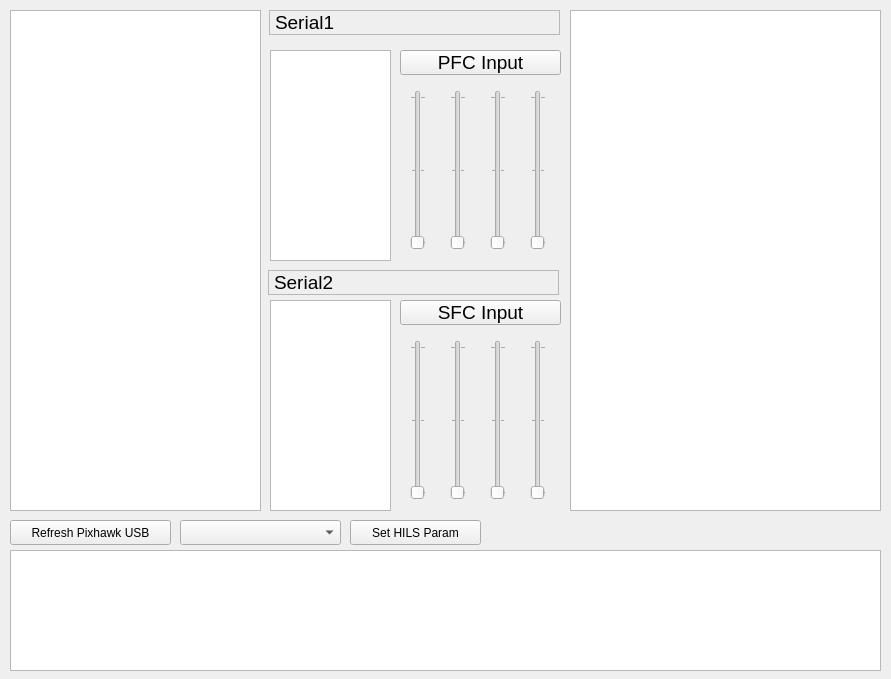
<?xml version="1.0" encoding="UTF-8"?>
<ui version="4.0">
 <class>Form</class>
 <widget class="QWidget" name="Form">
  <property name="geometry">
   <rect>
    <x>0</x>
    <y>0</y>
    <width>891</width>
    <height>679</height>
   </rect>
  </property>
  <property name="windowTitle">
   <string>FlightGear Bridge</string>
  </property>
  <widget class="QPushButton" name="pushButton_1">
   <property name="geometry">
    <rect>
     <x>10</x>
     <y>520</y>
     <width>161</width>
     <height>25</height>
    </rect>
   </property>
   <property name="text">
    <string>Refresh Pixhawk USB</string>
   </property>
  </widget>
  <widget class="QSlider" name="verticalSlider_1">
   <property name="geometry">
    <rect>
     <x>410</x>
     <y>90</y>
     <width>16</width>
     <height>160</height>
    </rect>
   </property>
   <property name="minimum">
    <number>1000</number>
   </property>
   <property name="maximum">
    <number>2000</number>
   </property>
   <property name="singleStep">
    <number>1</number>
   </property>
   <property name="pageStep">
    <number>10</number>
   </property>
   <property name="sliderPosition">
    <number>1000</number>
   </property>
   <property name="orientation">
    <enum>Qt::Vertical</enum>
   </property>
   <property name="invertedControls">
    <bool>false</bool>
   </property>
   <property name="tickPosition">
    <enum>QSlider::TicksBothSides</enum>
   </property>
   <property name="tickInterval">
    <number>500</number>
   </property>
  </widget>
  <widget class="QSlider" name="verticalSlider_2">
   <property name="geometry">
    <rect>
     <x>450</x>
     <y>90</y>
     <width>16</width>
     <height>160</height>
    </rect>
   </property>
   <property name="minimum">
    <number>1000</number>
   </property>
   <property name="maximum">
    <number>2000</number>
   </property>
   <property name="orientation">
    <enum>Qt::Vertical</enum>
   </property>
   <property name="tickPosition">
    <enum>QSlider::TicksBothSides</enum>
   </property>
   <property name="tickInterval">
    <number>500</number>
   </property>
  </widget>
  <widget class="QSlider" name="verticalSlider_3">
   <property name="geometry">
    <rect>
     <x>490</x>
     <y>90</y>
     <width>16</width>
     <height>160</height>
    </rect>
   </property>
   <property name="minimum">
    <number>1000</number>
   </property>
   <property name="maximum">
    <number>2000</number>
   </property>
   <property name="orientation">
    <enum>Qt::Vertical</enum>
   </property>
   <property name="tickPosition">
    <enum>QSlider::TicksBothSides</enum>
   </property>
   <property name="tickInterval">
    <number>500</number>
   </property>
  </widget>
  <widget class="QSlider" name="verticalSlider_4">
   <property name="geometry">
    <rect>
     <x>530</x>
     <y>90</y>
     <width>16</width>
     <height>160</height>
    </rect>
   </property>
   <property name="minimum">
    <number>1000</number>
   </property>
   <property name="maximum">
    <number>2000</number>
   </property>
   <property name="orientation">
    <enum>Qt::Vertical</enum>
   </property>
   <property name="tickPosition">
    <enum>QSlider::TicksBothSides</enum>
   </property>
   <property name="tickInterval">
    <number>500</number>
   </property>
  </widget>
  <widget class="QSlider" name="verticalSlider_5">
   <property name="geometry">
    <rect>
     <x>410</x>
     <y>340</y>
     <width>16</width>
     <height>160</height>
    </rect>
   </property>
   <property name="minimum">
    <number>1000</number>
   </property>
   <property name="maximum">
    <number>2000</number>
   </property>
   <property name="orientation">
    <enum>Qt::Vertical</enum>
   </property>
   <property name="tickPosition">
    <enum>QSlider::TicksBothSides</enum>
   </property>
   <property name="tickInterval">
    <number>500</number>
   </property>
  </widget>
  <widget class="QSlider" name="verticalSlider_6">
   <property name="geometry">
    <rect>
     <x>450</x>
     <y>340</y>
     <width>16</width>
     <height>160</height>
    </rect>
   </property>
   <property name="minimum">
    <number>1000</number>
   </property>
   <property name="maximum">
    <number>2000</number>
   </property>
   <property name="orientation">
    <enum>Qt::Vertical</enum>
   </property>
   <property name="tickPosition">
    <enum>QSlider::TicksBothSides</enum>
   </property>
   <property name="tickInterval">
    <number>500</number>
   </property>
  </widget>
  <widget class="QSlider" name="verticalSlider_7">
   <property name="geometry">
    <rect>
     <x>490</x>
     <y>340</y>
     <width>16</width>
     <height>160</height>
    </rect>
   </property>
   <property name="minimum">
    <number>1000</number>
   </property>
   <property name="maximum">
    <number>2000</number>
   </property>
   <property name="orientation">
    <enum>Qt::Vertical</enum>
   </property>
   <property name="tickPosition">
    <enum>QSlider::TicksBothSides</enum>
   </property>
   <property name="tickInterval">
    <number>500</number>
   </property>
  </widget>
  <widget class="QSlider" name="verticalSlider_8">
   <property name="geometry">
    <rect>
     <x>530</x>
     <y>340</y>
     <width>16</width>
     <height>160</height>
    </rect>
   </property>
   <property name="minimum">
    <number>1000</number>
   </property>
   <property name="maximum">
    <number>2000</number>
   </property>
   <property name="orientation">
    <enum>Qt::Vertical</enum>
   </property>
   <property name="tickPosition">
    <enum>QSlider::TicksBothSides</enum>
   </property>
   <property name="tickInterval">
    <number>500</number>
   </property>
  </widget>
  <widget class="QPushButton" name="pushButton_2">
   <property name="geometry">
    <rect>
     <x>400</x>
     <y>50</y>
     <width>161</width>
     <height>25</height>
    </rect>
   </property>
   <property name="font">
    <font>
     <pointsize>14</pointsize>
    </font>
   </property>
   <property name="text">
    <string>PFC Input</string>
   </property>
  </widget>
  <widget class="QPushButton" name="pushButton_3">
   <property name="geometry">
    <rect>
     <x>400</x>
     <y>300</y>
     <width>161</width>
     <height>25</height>
    </rect>
   </property>
   <property name="font">
    <font>
     <pointsize>14</pointsize>
    </font>
   </property>
   <property name="text">
    <string>SFC Input</string>
   </property>
  </widget>
  <widget class="QLabel" name="label">
   <property name="geometry">
    <rect>
     <x>269</x>
     <y>10</y>
     <width>291</width>
     <height>25</height>
    </rect>
   </property>
   <property name="font">
    <font>
     <pointsize>14</pointsize>
    </font>
   </property>
   <property name="layoutDirection">
    <enum>Qt::LeftToRight</enum>
   </property>
   <property name="frameShape">
    <enum>QFrame::StyledPanel</enum>
   </property>
   <property name="frameShadow">
    <enum>QFrame::Plain</enum>
   </property>
   <property name="text">
    <string>Serial1</string>
   </property>
  </widget>
  <widget class="QLabel" name="label_2">
   <property name="geometry">
    <rect>
     <x>268</x>
     <y>270</y>
     <width>291</width>
     <height>25</height>
    </rect>
   </property>
   <property name="font">
    <font>
     <pointsize>14</pointsize>
     <kerning>true</kerning>
    </font>
   </property>
   <property name="layoutDirection">
    <enum>Qt::LeftToRight</enum>
   </property>
   <property name="frameShape">
    <enum>QFrame::StyledPanel</enum>
   </property>
   <property name="frameShadow">
    <enum>QFrame::Plain</enum>
   </property>
   <property name="text">
    <string>Serial2</string>
   </property>
  </widget>
  <widget class="QTextEdit" name="textEdit">
   <property name="geometry">
    <rect>
     <x>570</x>
     <y>10</y>
     <width>311</width>
     <height>501</height>
    </rect>
   </property>
   <property name="font">
    <font>
     <pointsize>14</pointsize>
     <kerning>false</kerning>
    </font>
   </property>
  </widget>
  <widget class="QTextEdit" name="textEdit_2">
   <property name="geometry">
    <rect>
     <x>270</x>
     <y>50</y>
     <width>121</width>
     <height>211</height>
    </rect>
   </property>
   <property name="font">
    <font>
     <pointsize>14</pointsize>
    </font>
   </property>
  </widget>
  <widget class="QTextEdit" name="textEdit_3">
   <property name="geometry">
    <rect>
     <x>270</x>
     <y>300</y>
     <width>121</width>
     <height>211</height>
    </rect>
   </property>
   <property name="font">
    <font>
     <pointsize>14</pointsize>
    </font>
   </property>
  </widget>
  <widget class="QTextEdit" name="textEdit_4">
   <property name="geometry">
    <rect>
     <x>10</x>
     <y>550</y>
     <width>871</width>
     <height>121</height>
    </rect>
   </property>
   <property name="font">
    <font>
     <pointsize>12</pointsize>
    </font>
   </property>
  </widget>
  <widget class="QTextEdit" name="textEdit_5">
   <property name="geometry">
    <rect>
     <x>10</x>
     <y>10</y>
     <width>251</width>
     <height>501</height>
    </rect>
   </property>
   <property name="font">
    <font>
     <pointsize>12</pointsize>
    </font>
   </property>
  </widget>
  <widget class="QPushButton" name="pushButton_4">
   <property name="geometry">
    <rect>
     <x>350</x>
     <y>520</y>
     <width>131</width>
     <height>25</height>
    </rect>
   </property>
   <property name="text">
    <string>Set HILS Param</string>
   </property>
  </widget>
  <widget class="QComboBox" name="comboBox">
   <property name="geometry">
    <rect>
     <x>180</x>
     <y>520</y>
     <width>161</width>
     <height>25</height>
    </rect>
   </property>
  </widget>
 </widget>
 <resources/>
 <connections/>
</ui>
